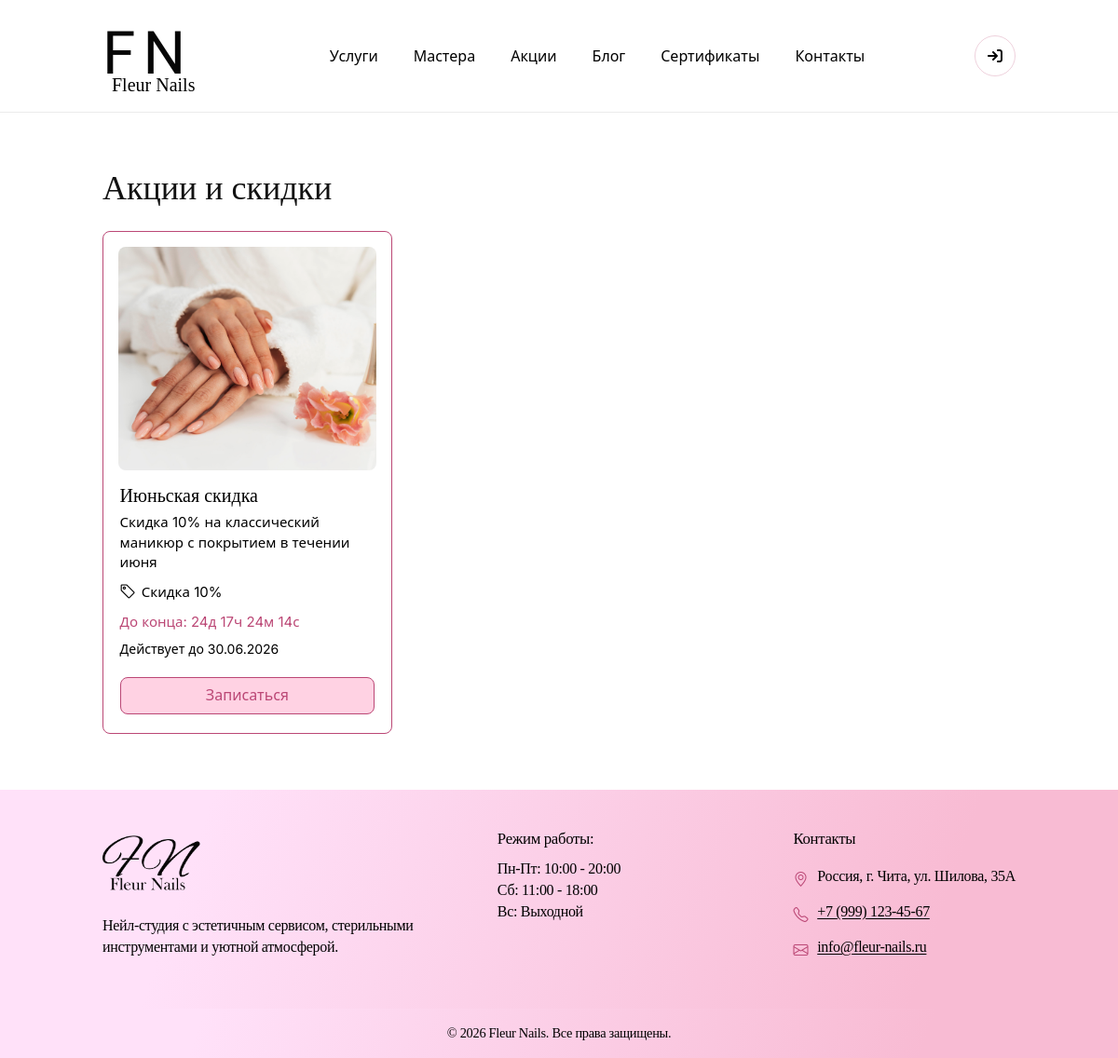
Page /promotions/ on the committed database.
### main/models.py (models this page shows, shortened)
class Promotion(models.Model):
    title = models.CharField("Название акции", max_length=200)
    slug = models.SlugField("Slug", unique=True)
    description = models.TextField("Описание")
    discount_percent = models.PositiveIntegerField(
        "Скидка (%)", validators=[MinValueValidator(1), MaxValueValidator(100)]
    )
    services = models.ManyToManyField(Service, verbose_name="Услуги", blank=True, related_name="promotions")
    start_date = models.DateField("Дата начала")
    end_date = models.DateField("Дата окончания")
    is_active = models.BooleanField("Активна", default=True)
    promo_code = models.CharField("Промокод", max_length=50, unique=True, blank=True, null=True)
    image = models.ImageField("Изображение", upload_to="promotions/", blank=True, null=True)
    conditions = models.TextField("Условия акции", blank=True)
    class Meta:
        verbose_name = "Акция"
        verbose_name_plural = "Акции"
        ordering = ["-start_date"]

### main/views.py (the view)
# urls.py: path('promotions/', views.PromotionListView.as_view(), name='promotions'),
class PromotionListView(ListView):
    model = Promotion
    context_object_name = "promotions"
    template_name = "main/promotions.html"
    def get_queryset(self):
        return Promotion.objects.filter(is_active=True).order_by("end_date")

### templates/main/promotions.html (shortened to what this page needs)
{% extends 'main/base.html' %}
{% block content %}
<div class="fn-container fn-inner-page">
    <section class="fn-section">
    <h1 class="fn-inner-page__title mb-4">Акции и скидки</h1>
    <div class="fn-home-cards fn-home-cards--services">
        {% for promo in promotions %}
            <article class="fn-home-service-card fn-home-service-card--fixed">
                <div class="fn-home-service-card__media">
                    {% if promo.image %}
                        <img class="fn-home-service-card__img" src="{{ promo.image.url }}" alt="{{ promo.title }}" loading="lazy" width="400" height="240">
                    {% else %}
                        <div class="fn-home-service-card__img fn-home-service-card__img--placeholder" role="img" aria-label="Акция">Акция</div>
                    {% endif %}
                </div>
                <div class="fn-home-service-card__body">
                    <h2 class="fn-home-service-card__title">{{ promo.title }}</h2>
                    <p class="fn-home-service-card__desc fn-home-card-desc-clamp">{{ promo.description|striptags }}</p>
                    <p class="fn-home-service-card__duration">
                        <span class="fn-home-service-card__clock" aria-hidden="true"><i class="bi bi-tag"></i></span>
                        Скидка {{ promo.discount_percent }}%
                    </p>
                    <p class="fn-home-service-card__meta fn-promo-card__timer">
                        До конца: <span data-countdown="{{ promo.end_date|date:'c' }}"></span>
                    </p>
                    <p class="fn-home-service-card__meta small mb-2">Действует до {{ promo.end_date|date:"d.m.Y" }}</p>
                    <div class="fn-home-card-actions d-grid gap-2">
                        <a href="{% url 'main:appointment_create' %}" class="fn-btn fn-btn--hero-primary fn-btn--card">Записаться</a>
                    </div>
                </div>
            </article>
        {% empty %}
            <div class="fn-card fn-catalog-empty">
                <div class="fn-card__body">Сейчас активных акций нет.</div>
            </div>
        {% endfor %}
    </div>
    </section>
</div>
{% endblock %}

### static/css/globals.css (style rules this page uses)
*, *::before, *::after { box-sizing: border-box; }
html, body { height: 100%; }
body { margin: 0; background: #ffffff; color: #000000; -webkit-font-smoothing: antialiased; -moz-osx-font-smoothing: grayscale; }
img, picture, video, canvas, svg { display: block; max-width: 100%; }
a { color: inherit; text-decoration: none; }
:root { --fn-bg: #ffffff; --fn-text: #000000; --fn-muted: rgba(0, 0, 0, 0.72); --fn-figma-border: #bb4775; --fn-figma-cta-fill: #ffd2e3; --fn-figma-cta-alt: #f8bbd3; --fn-figma-heading: #121212; --fn-figma-logo: #060606; --fn-accent: var(--fn-figma-border); --fn-accent-2: #c8b6e2; --fn-border: rgba(187, 71, 117, 0.35); --fn-border-soft: rgba(187, 71, 117, 0.25); --fn-radius-lg: 40px; --fn-radius-md: 24px; --fn-radius-sm: 16px; --fn-radius-ui: 8px; --fn-radius-btn-sm: 4px; --fn-shadow: 0 6px 24px rgba(187, 71, 117, 0.12); --fn-shadow-soft: 0 4px 20px rgba(0, 0, 0, 0.06); --fn-font-brand: "Alex Brush", cursive; --fn-font-title: "Libre Baskerville", "Baskerville Old Face", Georgia, "Times New Roman", serif; --fn-font-body: "Inter", system-ui, -apple-system, Segoe UI, Roboto, Arial, sans-serif; --fn-pink: var(--fn-figma-cta-fill); --fn-pink-soft: #ffe1f9; --fn-pink-deep: var(--fn-figma-border); --fn-pink-border: var(--fn-figma-border); --fn-pink-hover: #a63d66; --fn-input-autofill-bg: #fef5fa; }
body { font-family: var(--fn-font-body); }
h1, h2, h3, h4, h5, h6 { font-family: var(--fn-font-title); margin: 0; }
p { margin: 0; }
.fn-container { width: 100%; max-width: 1440px; margin: 0 auto; padding: 0 110px; }

### rows in the picture
Promotion: image (picture), title "Июньская скидка", description "Скидка 10% на классический маникюр с покрытием в течении июня", discount_percent "10", end_date "30.06.2026"
